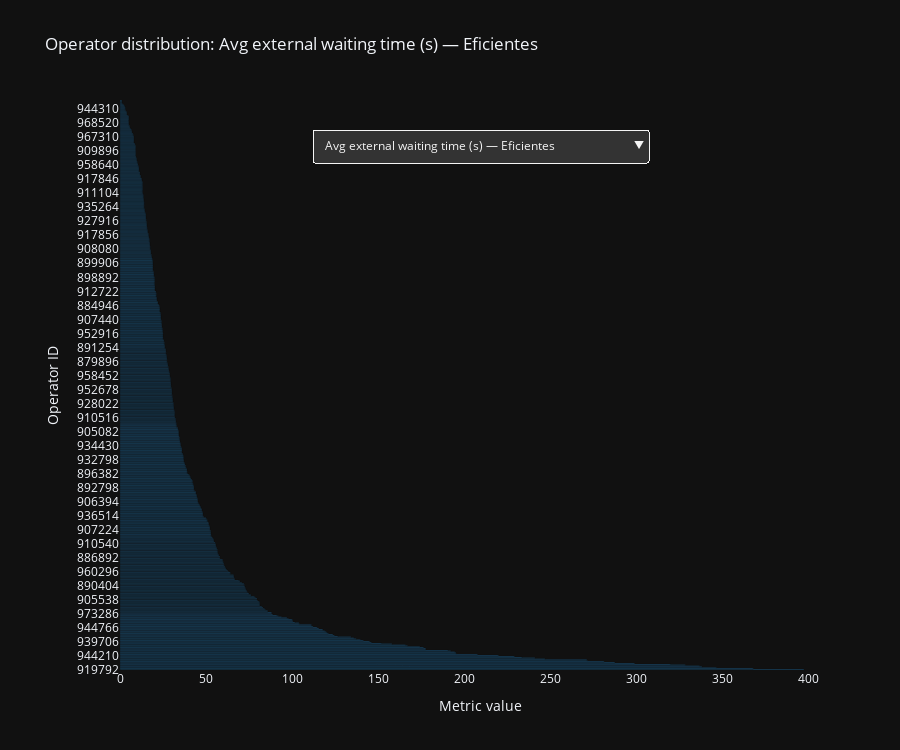

Notebook code cell kept with this figure:
### Code cell
# ------------------------------------------------------------
# Interactive horizontal bar chart (Operator-level distribution)
# Robust version: single dropdown = Metric + Group
# ------------------------------------------------------------

metricas_finales = {
    "wait_avg_op": "Avg external waiting time (s)",
    "wait_avg_internal": "Avg internal transfer waiting time (s)",
    "conv_missed_ratio": "Missed inbound external ratio",
    "conv_out_total": "Total outbound external conversations",
    "calls_count_total": "Total outbound calls (count)",
    "outbound_calls_avg": "Avg outbound calls per conversation"
}

grupos = ["Eficientes", "Ineficientes", "Borderline"]

# Use the already-built df_todos (non-overlapping groups)
df_bar = df_todos.copy().replace({pd.NA: np.nan})

# Ensure numeric
for metrica in metricas_finales:
    if metrica in df_bar.columns:
        df_bar[metrica] = pd.to_numeric(df_bar[metrica], errors="coerce")

# Colors by group (consistent with previous charts)
color_map = {
    "Eficientes": "#1f77b4",
    "Ineficientes": "#d62728",
    "Borderline": "#ff7f0e",
}

fig = go.Figure()

# Build traces in a fixed order: metric -> group
trace_index = {}
k = 0
for metrica, nombre_metrica in metricas_finales.items():
    for grupo in grupos:
        df_g = (
            df_bar[df_bar["grupo"] == grupo]
            .dropna(subset=[metrica, "operator_id"])
            .sort_values(by=metrica, ascending=False)
        )

        fig.add_trace(
            go.Bar(
                x=df_g[metrica],
                y=df_g["operator_id"],
                orientation="h",
                marker=dict(color=color_map[grupo]),
                name=f"{grupo}",
                visible=(metrica == "wait_avg_op" and grupo == "Eficientes"),
            )
        )
        trace_index[(metrica, grupo)] = k
        k += 1

# Single dropdown: Metric + Group
dropdown = []
for metrica, nombre_metrica in metricas_finales.items():
    for grupo in grupos:
        visible = [False] * len(fig.data)
        visible[trace_index[(metrica, grupo)]] = True

        dropdown.append(
            dict(
                label=f"{nombre_metrica} — {grupo}",
                method="update",
                args=[
                    {"visible": visible},
                    {
                        "title": f"Operator distribution: {nombre_metrica} — {grupo}",
                        "xaxis": {"title": "Metric value"},
                        "yaxis": {"title": "Operator ID"},
                    },
                ],
            )
        )

fig.update_layout(
    title="Operator distribution: Avg external waiting time (s) — Eficientes",
    xaxis_title="Metric value",
    yaxis_title="Operator ID",
    height=750,
    template="plotly_dark",
    margin=dict(l=120, r=60, t=100, b=80),
    updatemenus=[
        dict(
            buttons=dropdown,
            direction="down",
            x=0.5,
            xanchor="center",
            y=0.95,
            yanchor="top",
            showactive=True,
            bgcolor="#333",
            font=dict(color="whitesmoke"),
            bordercolor="whitesmoke",
            borderwidth=1,
        )
    ],
)

fig.show()

### Figure 1 — Plotly figure (JSON) as saved in the notebook; plotly's stock layout.template omitted (floating-point values rounded to 4 significant figures; data arrays with more than 128 entries replaced by an {"elided": "..."} marker saying what was removed)
{"data": [{"marker": {"color": "#1f77b4"}, "name": "Eficientes", "orientation": "h", "type": "bar", "visible": true, "x": {"elided": "651 float values"}, "y": {"elided": "651 str values"}}, {"marker": {"color": "#d62728"}, "name": "Ineficientes", "orientation": "h", "type": "bar", "visible": false, "x": [690.9, 515.2, 453.3, 404.3, 318.9, 303.1, 296.7, 238.6, 187.4, 187.4, 170.8, 160.9, 153.6, 139.3, 127.6, 115.3, 101.5, 86.0, 75.38, 72.5, 71.0, 66.17, 64.69, 64.69, 64.63, 62.6, 61.0, 60.25, 57.0, 55.07, 40.94, 35.67, 31.35, 25.17, 21.67, 13.0, 12.0], "y": ["919794", "919552", "919554", "906406", "919206", "919204", "931458", "938414", "944218", "944220", "952948", "944216", "944226", "944222", "937752", "937736", "937760", "898414", "910958", "937812", "899900", "884408", "934534", "912684", "937966", "929340", "937732", "908152", "908300", "924928", "935958", "934098", "914440", "926490", "897872", "957922", "937432"]}, {"marker": {"color": "#ff7f0e"}, "name": "Borderline", "orientation": "h", "type": "bar", "visible": false, "x": [380.6, 360.1, 299.6, 216.5, 216.2, 182.8, 165.7, 150.8, 147.9, 134.2, 127.5, 126.4, 121.8, 121.7, 115.0, 113.5, 108.0, 102.4, 99.81, 98.0, 96.2, 90.75, 87.92, 87.52, 86.69, 84.64, 82.3, 78.93, 71.62, 64.08, 62.7, 59.54, 52.69, 49.4, 48.67, 46.25, 42.0, 42.0, 39.86, 39.73, 36.85, 36.09, 35.35, 32.12, 27.0, 25.5, 20.0, 18.2, 14.0, 13.0], "y": ["921318", "939762", "908958", "940630", "951508", "908960", "921306", "948286", "940588", "906680", "940634", "940658", "893804", "940622", "940624", "940616", "909134", "937902", "951506", "901178", "901880", "945052", "945046", "901884", "893420", "937774", "937708", "903512", "964666", "940652", "962268", "910018", "937788", "924954", "924946", "937808", "940508", "964712", "937762", "924960", "925106", "924930", "940458", "924956", "909624", "919218", "924958", "924948", "937856", "882478"]}, {"marker": {"color": "#1f77b4"}, "name": "Eficientes", "orientation": "h", "type": "bar", "visible": false, "x": [33.0, 29.0, 29.0, 27.0, 26.67, 26.33, 24.5, 24.0, 23.0, 23.0, 22.5, 22.0, 22.0, 21.33, 21.0, 21.0, 20.75, 19.0, 19.0, 19.0, 18.5, 18.33, 18.0, 18.0, 18.0, 17.67, 17.5, 17.0, 16.0, 16.0, 15.09, 15.0, 15.0, 15.0, 14.5, 14.5, 14.33, 14.0, 14.0, 14.0, 14.0, 13.0, 13.0, 12.0, 12.0, 12.0, 11.0, 11.0, 10.5, 10.0, 9.5, 9.0, 9.0, 9.0, 9.0, 9.0, 8.0, 8.0, 7.0, 7.0, 7.0, 6.75, 6.333, 6.0, 6.0, 6.0, 6.0, 6.0, 5.0, 3.5, 3.0, 3.0, 2.571, 2.0], "y": ["966686", "908130", "937868", "947638", "937780", "937984", "884412", "900894", "905564", "904202", "937860", "937854", "937888", "896536", "902608", "888534", "936514", "923646", "966158", "888532", "925808", "937810", "917850", "937980", "951492", "901886", "937862", "965942", "912010", "941384", "900892", "908180", "954290", "952666", "937962", "904200", "894232", "947642", "919956", "937880", "940614", "882680", "934476", "928202", "962168", "944310", "907182", "919214", "893402", "955032", "937864", "937874", "956292", "942214", "940568", "940772", "893400", "914636", "956276", "961770", "891908", "926184", "894224", "937988", "902720", "937750", "937678", "922698", "940456", "937960", "937958", "937742", "937956", "940828"]}, {"marker": {"color": "#d62728"}, "name": "Ineficientes", "orientation": "h", "type": "bar", "visible": false, "x": [207.0, 114.0, 112.0, 66.25, 66.0, 65.0, 53.5, 53.0, 51.67, 45.0, 43.0, 40.0, 39.75, 39.0, 36.0, 31.67, 31.67, 27.67, 26.0, 20.0, 10.5, 6.0, 4.0], "y": ["924928", "937812", "908300", "937736", "937760", "884408", "937966", "910958", "937732", "899900", "931458", "908152", "937752", "912684", "929340", "894230", "926490", "935958", "934098", "914440", "934534", "946072", "940610"]}, {"marker": {"color": "#ff7f0e"}, "name": "Borderline", "orientation": "h", "type": "bar", "visible": false, "x": [74.0, 63.0, 58.0, 54.0, 45.0, 43.5, 41.0, 40.0, 39.5, 38.0, 38.0, 37.0, 36.67, 36.0, 34.5, 31.5, 31.0, 29.4, 29.0, 28.33, 28.0, 27.5, 27.2, 27.0, 26.0, 25.5, 24.68, 24.0, 23.0, 21.31, 20.0, 20.0, 19.57, 16.56, 16.5, 15.0, 15.0, 13.67, 13.5, 13.38, 10.25, 10.0, 7.5, 7.0, 6.5, 6.333, 6.2, 5.667, 5.0, 4.889, 4.0, 3.75], "y": ["909624", "882478", "940458", "924958", "924948", "925106", "940508", "964712", "919218", "937808", "924956", "937788", "924954", "937856", "924946", "924930", "937762", "924960", "906680", "903512", "937774", "937902", "940658", "910018", "909134", "940652", "908960", "951508", "921318", "908958", "893420", "945052", "940624", "901884", "937708", "951506", "962268", "939762", "937786", "940588", "940630", "945046", "940634", "921306", "948286", "940616", "893804", "940622", "964666", "901880", "940596", "901178"]}, {"marker": {"color": "#1f77b4"}, "name": "Eficientes", "orientation": "h", "type": "bar", "visible": false, "x": [0.25, 0.25, 0.25, 0.2, 0.2, 0.1702, 0.1667, 0.1667, 0.1667, 0.1667, 0.1558, 0.15, 0.1481, 0.1429, 0.1429, 0.1429, 0.1429, 0.1429, 0.1429, 0.1429, 0.1379, 0.1346, 0.1333, 0.125, 0.125, 0.125, 0.125, 0.1176, 0.1111, 0.1111, 0.1042, 0.1, 0.1, 0.1, 0.1, 0.1, 0.09524, 0.09091, 0.09091, 0.09091, 0.09091, 0.09091, 0.08571, 0.08571, 0.08333, 0.08108, 0.08108, 0.08, 0.07692, 0.07692, 0.07692, 0.07692, 0.07692, 0.07692, 0.07692, 0.07407, 0.07317, 0.07143, 0.06977, 0.06667, 0.06667, 0.06667, 0.06667, 0.06452, 0.06383, 0.06383, 0.0625, 0.06061, 0.05556, 0.05263, 0.05, 0.05, 0.05, 0.04918, 0.04762, 0.04651, 0.04545, 0.04545, 0.04545, 0.04545, 0.04412, 0.04348, 0.04167, 0.04167, 0.04167, 0.04082, 0.03947, 0.03922, 0.03846, 0.03636, 0.03571, 0.03333, 0.03333, 0.03175, 0.03125, 0.03125, 0.0303, 0.02941, 0.02941, 0.02857, 0.02857, 0.02703, 0.02597, 0.02564, 0.025, 0.025, 0.025, 0.02439, 0.02381, 0.02174, 0.02128, 0.02128, 0.02128, 0.02, 0.01923, 0.01754, 0.01724, 0.01695, 0.01613, 0.01587, 0.01449, 0.01429, 0.01389, 0.01316], "y": ["930242", "888532", "941844", "937874", "921814", "885890", "933070", "924936", "894614", "890228", "913938", "911102", "925922", "919166", "939476", "934076", "911142", "888406", "928382", "919164", "930020", "937956", "885876", "927912", "905300", "918888", "948758", "913942", "927910", "894120", "937958", "948288", "958640", "960620", "898422", "895776", "944764", "882690", "918978", "900746", "896538", "939706", "916424", "921818", "899268", "920728", "905862", "882684", "902510", "926872", "937750", "938614", "904016", "959312", "937368", "940442", "882680", "906408", "906404", "939224", "932460", "900492", "906070", "937962", "912296", "938896", "905430", "911140", "900194", "929876", "902910", "920852", "918436", "915556", "899250", "937960", "937868", "935348", "934430", "939370", "882686", "924546", "920902", "923528", "944646", "929424", "900892", "912010", "932798", "911310", "911138", "907502", "937780", "923526", "896536", "937860", "913788", "906410", "902532", "907982", "928888", "890406", "890404", "904038", "895576", "890582", "900894", "920666", "900788", "911136", "917852", "917850", "900354", "906294", "903312", "919792", "910540", "891414", "896012", "905104", "887276", "891410", "889754", "893402"]}, {"marker": {"color": "#d62728"}, "name": "Ineficientes", "orientation": "h", "type": "bar", "visible": false, "x": [0.5, 0.3333, 0.3333, 0.3333, 0.3333, 0.26, 0.25, 0.2353, 0.2222, 0.2222, 0.2157, 0.2121, 0.2105, 0.2083, 0.1569, 0.08333, 0.06667, 0.06667, 0.03226, 0.03125, 0.02174], "y": ["957922", "898414", "934098", "937432", "897872", "944226", "944216", "919204", "944222", "938414", "944220", "952948", "919206", "944218", "931458", "884408", "937966", "937736", "937732", "919794", "906406"]}, {"marker": {"color": "#ff7f0e"}, "name": "Borderline", "orientation": "h", "type": "bar", "visible": false, "x": [0.1667, 0.125, 0.1071, 0.101, 0.1, 0.1, 0.09259, 0.09091, 0.09091, 0.08696, 0.05882, 0.05814, 0.05405, 0.04, 0.03846, 0.03846, 0.03571, 0.03571, 0.02083], "y": ["945046", "940658", "940616", "901880", "924948", "924954", "921318", "948286", "924930", "921306", "893804", "908960", "940630", "940622", "940634", "924960", "937902", "937808", "893420"]}, {"marker": {"color": "#1f77b4"}, "name": "Eficientes", "orientation": "h", "type": "bar", "visible": false, "x": {"elided": "619 float values"}, "y": {"elided": "619 str values"}}, {"marker": {"color": "#d62728"}, "name": "Ineficientes", "orientation": "h", "type": "bar", "visible": false, "x": [82.0, 67.0, 59.0, 58.0, 55.0, 53.0, 51.0, 50.0, 49.0, 49.0, 48.0, 42.0, 39.0, 38.0, 37.0, 37.0, 23.0, 18.0, 10.0, 8.0, 8.0, 7.0, 6.0, 6.0, 5.0, 4.0, 4.0, 4.0, 4.0, 4.0, 4.0, 4.0, 4.0, 4.0, 4.0, 4.0, 3.0, 3.0, 3.0, 3.0, 3.0, 3.0, 3.0, 3.0, 2.0, 2.0, 2.0, 2.0, 2.0, 2.0, 2.0, 2.0, 2.0, 2.0, 2.0, 1.0, 1.0, 1.0, 1.0, 1.0, 1.0, 1.0, 1.0, 1.0, 1.0, 1.0, 1.0, 1.0, 1.0, 1.0, 1.0, 1.0, 1.0, 1.0, 1.0, 1.0, 1.0, 1.0, 1.0, 1.0, 1.0, 1.0, 1.0, 1.0, 1.0, 1.0, 1.0, 1.0, 1.0, 1.0, 1.0, 1.0, 1.0, 1.0, 1.0, 1.0, 1.0, 1.0, 1.0, 1.0, 1.0, 1.0, 1.0], "y": ["906406", "931458", "937760", "937966", "944220", "937736", "944222", "937812", "937732", "937752", "952948", "944218", "919552", "944226", "926490", "944216", "897872", "938414", "919794", "908640", "924928", "919204", "919554", "905840", "884408", "969286", "898414", "933452", "939736", "970486", "941740", "914816", "898434", "914348", "957022", "953460", "885682", "940802", "941842", "935246", "924370", "905570", "939236", "957922", "940848", "940814", "958444", "958672", "960670", "953362", "973120", "936296", "914266", "908718", "919302", "883898", "894230", "947480", "947596", "909452", "907998", "954376", "954378", "955094", "899076", "958440", "945898", "891976", "891250", "891192", "962904", "963716", "969268", "890234", "970250", "970258", "884402", "946072", "945074", "945274", "937716", "937770", "937772", "937778", "934426", "937872", "932246", "938078", "930692", "928518", "924572", "940610", "940782", "919504", "919418", "919364", "941810", "919206", "919162", "917890", "914626", "914272", "883018"]}, {"marker": {"color": "#ff7f0e"}, "name": "Borderline", "orientation": "h", "type": "bar", "visible": false, "x": [167.0, 167.0, 150.0, 82.0, 79.0, 76.0, 61.0, 61.0, 60.0, 58.0, 57.0, 56.0, 54.0, 54.0, 50.0, 48.0, 47.0, 42.0, 36.0, 34.0, 29.0, 24.0, 22.0, 22.0, 20.0, 19.0, 19.0, 17.0, 17.0, 16.0, 15.0, 14.0, 11.0, 11.0, 10.0, 10.0, 8.0, 7.0, 7.0, 7.0, 7.0, 7.0, 7.0, 7.0, 7.0, 7.0, 7.0, 7.0, 7.0, 7.0, 6.0, 6.0, 6.0, 6.0, 6.0, 6.0, 6.0, 6.0, 6.0, 6.0, 6.0, 6.0, 6.0, 6.0, 6.0, 5.0, 5.0, 5.0, 5.0, 5.0, 5.0, 5.0, 5.0, 5.0, 5.0, 4.0, 4.0, 4.0, 4.0, 4.0, 4.0, 4.0, 4.0, 4.0, 4.0, 4.0, 4.0, 3.0, 3.0, 3.0, 3.0, 3.0, 3.0, 3.0, 3.0, 3.0, 3.0, 3.0, 3.0, 3.0, 3.0, 2.0, 1.0], "y": ["901880", "901884", "893804", "921318", "921306", "939762", "937902", "924960", "937708", "937762", "924948", "937808", "906680", "937788", "908960", "924958", "924930", "908958", "940624", "940658", "924954", "919218", "940634", "940458", "893420", "937856", "940622", "937774", "962268", "924956", "940616", "940588", "951508", "901178", "924946", "940652", "940630", "945322", "919372", "919306", "919202", "919198", "910926", "898902", "915504", "969386", "945052", "951506", "880240", "965328", "953458", "919376", "945904", "887992", "929428", "952116", "952458", "887280", "945894", "955820", "945310", "958480", "959118", "922710", "945900", "945046", "919482", "937650", "919196", "909134", "897894", "881278", "965232", "891746", "940596", "939718", "941838", "945278", "940486", "972410", "937786", "928228", "921596", "919476", "919382", "937870", "919188", "938072", "916596", "970484", "892800", "893700", "894934", "909308", "919314", "919192", "920414", "921592", "942174", "932088", "896384", "964712", "964666"]}, {"marker": {"color": "#1f77b4"}, "name": "Eficientes", "orientation": "h", "type": "bar", "visible": false, "x": {"elided": "169 float values"}, "y": {"elided": "169 str values"}}, {"marker": {"color": "#d62728"}, "name": "Ineficientes", "orientation": "h", "type": "bar", "visible": false, "x": [28.0, 26.0, 25.0, 8.0, 7.0, 7.0, 7.0, 6.0, 6.0, 6.0, 6.0, 6.0, 6.0, 5.0, 5.0, 5.0, 4.0, 4.0, 4.0, 4.0, 4.0, 3.0, 3.0, 3.0, 3.0, 3.0, 3.0, 3.0, 3.0, 3.0, 3.0, 3.0, 3.0, 2.0, 2.0, 2.0, 2.0, 2.0, 2.0, 2.0, 2.0, 2.0, 2.0, 2.0, 2.0, 2.0, 1.0, 1.0, 1.0, 1.0, 1.0, 1.0, 1.0, 1.0, 1.0, 1.0, 1.0, 1.0, 1.0, 1.0, 1.0, 1.0, 1.0, 1.0, 1.0, 1.0, 1.0, 1.0, 1.0, 1.0, 1.0, 1.0, 1.0, 1.0, 1.0, 1.0, 1.0], "y": ["919504", "938078", "928518", "909452", "919364", "898434", "905840", "914348", "970486", "939736", "969286", "930692", "957022", "953460", "939236", "908640", "935246", "933452", "914816", "940802", "941740", "905570", "885682", "936296", "969268", "924370", "960670", "941842", "945074", "945898", "953362", "914266", "973120", "940848", "958672", "940814", "962904", "940782", "958444", "883018", "919418", "907998", "919162", "891250", "908718", "891976", "894230", "954378", "955094", "958440", "899076", "937778", "963716", "891192", "890234", "970250", "970258", "884402", "954376", "947596", "914272", "924572", "937772", "883898", "937716", "940610", "934426", "932246", "919302", "937872", "941810", "917890", "945274", "914626", "946072", "947480", "937770"]}, {"marker": {"color": "#ff7f0e"}, "name": "Borderline", "orientation": "h", "type": "bar", "visible": false, "x": [93.0, 83.0, 82.0, 77.0, 73.0, 62.0, 59.0, 57.0, 55.0, 53.0, 50.0, 47.0, 47.0, 45.0, 44.0, 41.0, 40.0, 35.0, 35.0, 34.0, 33.0, 33.0, 33.0, 30.0, 28.0, 28.0, 28.0, 27.0, 27.0, 27.0, 25.0, 25.0, 25.0, 23.0, 22.0, 22.0, 19.0, 19.0, 18.0, 17.0, 15.0, 15.0, 14.0, 13.0, 13.0, 12.0, 12.0, 12.0, 10.0, 10.0, 9.0, 9.0, 8.0, 8.0, 7.0, 6.0, 6.0, 5.0, 4.0], "y": ["921596", "952116", "958480", "972410", "945322", "919202", "953458", "919476", "919196", "969386", "919306", "887992", "928228", "919482", "938072", "880240", "929428", "945894", "952458", "965232", "915504", "919314", "891746", "916596", "921592", "896384", "919372", "965328", "919382", "945904", "920414", "910926", "919198", "940596", "922710", "898902", "897894", "894934", "945310", "940486", "909308", "945900", "959118", "937870", "919188", "937650", "881278", "932088", "939718", "937786", "955820", "941838", "892800", "887280", "970484", "893700", "942174", "945278", "919192"]}, {"marker": {"color": "#1f77b4"}, "name": "Eficientes", "orientation": "h", "type": "bar", "visible": false, "x": {"elided": "169 float values"}, "y": {"elided": "169 str values"}}, {"marker": {"color": "#d62728"}, "name": "Ineficientes", "orientation": "h", "type": "bar", "visible": false, "x": [28.0, 26.0, 25.0, 8.0, 7.0, 6.0, 3.0, 3.0, 3.0, 2.0, 2.0, 2.0, 2.0, 2.0, 2.0, 2.0, 2.0, 1.75, 1.667, 1.5, 1.5, 1.5, 1.5, 1.5, 1.5, 1.5, 1.5, 1.5, 1.5, 1.333, 1.333, 1.25, 1.25, 1.167, 1.0, 1.0, 1.0, 1.0, 1.0, 1.0, 1.0, 1.0, 1.0, 1.0, 1.0, 1.0, 1.0, 1.0, 1.0, 1.0, 1.0, 1.0, 1.0, 1.0, 1.0, 1.0, 1.0, 1.0, 1.0, 1.0, 1.0, 1.0, 1.0, 1.0, 1.0, 1.0, 1.0, 1.0, 1.0, 1.0, 1.0, 1.0, 1.0, 1.0, 1.0, 1.0, 1.0], "y": ["919504", "938078", "928518", "909452", "919364", "930692", "945898", "969268", "945074", "919162", "940782", "919418", "883018", "891976", "891250", "962904", "907998", "898434", "939236", "953362", "957022", "960670", "939736", "936296", "969286", "970486", "973120", "914348", "914266", "940802", "935246", "908640", "953460", "905840", "946072", "947480", "947596", "905570", "954376", "954378", "955094", "919302", "899076", "958444", "958672", "894230", "891192", "963716", "890234", "885682", "970250", "970258", "884402", "958440", "941842", "945274", "924370", "924572", "917890", "914816", "932246", "933452", "934426", "914626", "937716", "883898", "937772", "937778", "937872", "914272", "940610", "908718", "940814", "940848", "941740", "941810", "937770"]}, {"marker": {"color": "#ff7f0e"}, "name": "Borderline", "orientation": "h", "type": "bar", "visible": false, "x": [28.0, 25.0, 24.33, 23.25, 22.5, 22.0, 22.0, 20.67, 19.25, 19.0, 18.0, 16.6, 13.75, 13.67, 13.5, 12.5, 12.5, 11.75, 11.5, 11.0, 10.0, 10.0, 9.833, 9.333, 8.75, 7.833, 7.571, 7.0, 7.0, 6.8, 6.6, 6.333, 5.857, 5.4, 5.0, 5.0, 4.714, 4.333, 4.25, 4.0, 4.0, 3.857, 3.8, 3.75, 3.571, 3.25, 3.143, 3.0, 2.667, 2.5, 2.5, 2.4, 2.333, 2.333, 2.25, 2.0, 2.0, 1.5, 1.333], "y": ["921592", "920414", "945322", "921596", "919482", "922710", "938072", "919202", "972410", "919476", "945310", "952116", "919196", "958480", "919382", "919198", "919306", "928228", "940596", "919314", "916596", "929428", "953458", "896384", "945894", "887992", "969386", "919372", "952458", "965232", "891746", "894934", "880240", "945904", "945278", "909308", "915504", "919188", "940486", "932088", "919192", "965328", "897894", "945900", "910926", "937870", "898902", "937650", "892800", "939718", "937786", "881278", "959118", "970484", "941838", "942174", "893700", "955820", "887280"]}], "layout": {"height": 750, "margin": {"b": 80, "l": 120, "r": 60, "t": 100}, "title": {"text": "Operator distribution: Avg external waiting time (s) — Eficientes"}, "updatemenus": [{"bgcolor": "#333", "bordercolor": "whitesmoke", "borderwidth": 1, "buttons": [{"args": [{"visible": [true, false, false, false, false, false, false, false, false, false, false, false, false, false, false, false, false, false]}, {"title": "Operator distribution: Avg external waiting time (s) — Eficientes", "xaxis": {"title": "Metric value"}, "yaxis": {"title": "Operator ID"}}], "label": "Avg external waiting time (s) — Eficientes", "method": "update"}, {"args": [{"visible": [false, true, false, false, false, false, false, false, false, false, false, false, false, false, false, false, false, false]}, {"title": "Operator distribution: Avg external waiting time (s) — Ineficientes", "xaxis": {"title": "Metric value"}, "yaxis": {"title": "Operator ID"}}], "label": "Avg external waiting time (s) — Ineficientes", "method": "update"}, {"args": [{"visible": [false, false, true, false, false, false, false, false, false, false, false, false, false, false, false, false, false, false]}, {"title": "Operator distribution: Avg external waiting time (s) — Borderline", "xaxis": {"title": "Metric value"}, "yaxis": {"title": "Operator ID"}}], "label": "Avg external waiting time (s) — Borderline", "method": "update"}, {"args": [{"visible": [false, false, false, true, false, false, false, false, false, false, false, false, false, false, false, false, false, false]}, {"title": "Operator distribution: Avg internal transfer waiting time (s) — Eficientes", "xaxis": {"title": "Metric value"}, "yaxis": {"title": "Operator ID"}}], "label": "Avg internal transfer waiting time (s) — Eficientes", "method": "update"}, {"args": [{"visible": [false, false, false, false, true, false, false, false, false, false, false, false, false, false, false, false, false, false]}, {"title": "Operator distribution: Avg internal transfer waiting time (s) — Ineficientes", "xaxis": {"title": "Metric value"}, "yaxis": {"title": "Operator ID"}}], "label": "Avg internal transfer waiting time (s) — Ineficientes", "method": "update"}, {"args": [{"visible": [false, false, false, false, false, true, false, false, false, false, false, false, false, false, false, false, false, false]}, {"title": "Operator distribution: Avg internal transfer waiting time (s) — Borderline", "xaxis": {"title": "Metric value"}, "yaxis": {"title": "Operator ID"}}], "label": "Avg internal transfer waiting time (s) — Borderline", "method": "update"}, {"args": [{"visible": [false, false, false, false, false, false, true, false, false, false, false, false, false, false, false, false, false, false]}, {"title": "Operator distribution: Missed inbound external ratio — Eficientes", "xaxis": {"title": "Metric value"}, "yaxis": {"title": "Operator ID"}}], "label": "Missed inbound external ratio — Eficientes", "method": "update"}, {"args": [{"visible": [false, false, false, false, false, false, false, true, false, false, false, false, false, false, false, false, false, false]}, {"title": "Operator distribution: Missed inbound external ratio — Ineficientes", "xaxis": {"title": "Metric value"}, "yaxis": {"title": "Operator ID"}}], "label": "Missed inbound external ratio — Ineficientes", "method": "update"}, {"args": [{"visible": [false, false, false, false, false, false, false, false, true, false, false, false, false, false, false, false, false, false]}, {"title": "Operator distribution: Missed inbound external ratio — Borderline", "xaxis": {"title": "Metric value"}, "yaxis": {"title": "Operator ID"}}], "label": "Missed inbound external ratio — Borderline", "method": "update"}, {"args": [{"visible": [false, false, false, false, false, false, false, false, false, true, false, false, false, false, false, false, false, false]}, {"title": "Operator distribution: Total outbound external conversations — Eficientes", "xaxis": {"title": "Metric value"}, "yaxis": {"title": "Operator ID"}}], "label": "Total outbound external conversations — Eficientes", "method": "update"}, {"args": [{"visible": [false, false, false, false, false, false, false, false, false, false, true, false, false, false, false, false, false, false]}, {"title": "Operator distribution: Total outbound external conversations — Ineficientes", "xaxis": {"title": "Metric value"}, "yaxis": {"title": "Operator ID"}}], "label": "Total outbound external conversations — Ineficientes", "method": "update"}, {"args": [{"visible": [false, false, false, false, false, false, false, false, false, false, false, true, false, false, false, false, false, false]}, {"title": "Operator distribution: Total outbound external conversations — Borderline", "xaxis": {"title": "Metric value"}, "yaxis": {"title": "Operator ID"}}], "label": "Total outbound external conversations — Borderline", "method": "update"}, {"args": [{"visible": [false, false, false, false, false, false, false, false, false, false, false, false, true, false, false, false, false, false]}, {"title": "Operator distribution: Total outbound calls (count) — Eficientes", "xaxis": {"title": "Metric value"}, "yaxis": {"title": "Operator ID"}}], "label": "Total outbound calls (count) — Eficientes", "method": "update"}, {"args": [{"visible": [false, false, false, false, false, false, false, false, false, false, false, false, false, true, false, false, false, false]}, {"title": "Operator distribution: Total outbound calls (count) — Ineficientes", "xaxis": {"title": "Metric value"}, "yaxis": {"title": "Operator ID"}}], "label": "Total outbound calls (count) — Ineficientes", "method": "update"}, {"args": [{"visible": [false, false, false, false, false, false, false, false, false, false, false, false, false, false, true, false, false, false]}, {"title": "Operator distribution: Total outbound calls (count) — Borderline", "xaxis": {"title": "Metric value"}, "yaxis": {"title": "Operator ID"}}], "label": "Total outbound calls (count) — Borderline", "method": "update"}, {"args": [{"visible": [false, false, false, false, false, false, false, false, false, false, false, false, false, false, false, true, false, false]}, {"title": "Operator distribution: Avg outbound calls per conversation — Eficientes", "xaxis": {"title": "Metric value"}, "yaxis": {"title": "Operator ID"}}], "label": "Avg outbound calls per conversation — Eficientes", "method": "update"}, {"args": [{"visible": [false, false, false, false, false, false, false, false, false, false, false, false, false, false, false, false, true, false]}, {"title": "Operator distribution: Avg outbound calls per conversation — Ineficientes", "xaxis": {"title": "Metric value"}, "yaxis": {"title": "Operator ID"}}], "label": "Avg outbound calls per conversation — Ineficientes", "method": "update"}, {"args": [{"visible": [false, false, false, false, false, false, false, false, false, false, false, false, false, false, false, false, false, true]}, {"title": "Operator distribution: Avg outbound calls per conversation — Borderline", "xaxis": {"title": "Metric value"}, "yaxis": {"title": "Operator ID"}}], "label": "Avg outbound calls per conversation — Borderline", "method": "update"}], "direction": "down", "font": {"color": "whitesmoke"}, "showactive": true, "x": 0.5, "xanchor": "center", "y": 0.95, "yanchor": "top"}], "xaxis": {"title": {"text": "Metric value"}}, "yaxis": {"title": {"text": "Operator ID"}}}}
